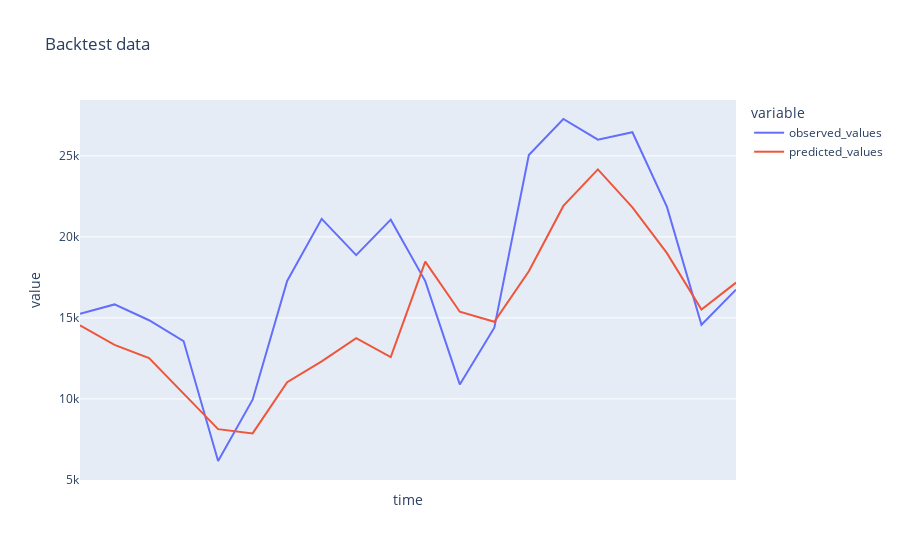

This figure's notebook cell:
### Markdown cell above
### Backtest data visualization

### Code cell
from datetime import datetime, timedelta
import numpy as np

backtest_dfs = []
for i in range(backtest_num):
    visualization = pipeline_details['visualization']['backtest']['iterations'][i]
    backtest_dates = visualization['time']
    backtest_predictions = visualization['predicted_values'][0]
    observed_values = visualization['observed_values'][0]
    backtest_dfs.append(pd.DataFrame({'time':backtest_dates, 'observed_values':observed_values, 'predicted_values': backtest_predictions}))
backtest_df = pd.concat(backtest_dfs)
fig = px.line(backtest_df, x="time", y=backtest_df.columns, hover_data={"time": "|%B %d, %Y"}, title='Backtest data')
fig.update_xaxes(dtick="M1", tickformat="%b\n%Y")
fig.show()

### Figure 1 — Plotly figure (JSON) as saved in the notebook; plotly's stock layout.template omitted (floating-point values rounded to 4 significant figures)
{"data": [{"hovertemplate": "variable=observed_values<br>time=%{x|%B %d, %Y}<br>value=%{y}<extra></extra>", "legendgroup": "observed_values", "line": {"color": "#636efa", "dash": "solid"}, "marker": {"symbol": "circle"}, "mode": "lines", "name": "observed_values", "orientation": "v", "showlegend": true, "type": "scatter", "x": ["2021-03-04", "2021-03-05", "2021-03-06", "2021-03-07", "2021-03-08", "2021-03-09", "2021-03-10", "2021-03-11", "2021-03-12", "2021-03-13", "2021-03-14", "2021-03-15", "2021-03-16", "2021-03-17", "2021-03-18", "2021-03-19", "2021-03-20", "2021-03-21", "2021-03-22", "2021-03-23"], "xaxis": "x", "y": [15253, 15831, 14855, 13569, 6169, 9953, 17277, 21111, 18873, 21063, 17272, 10895, 14394, 25053, 27274, 25996, 26456, 21850, 14579, 16740], "yaxis": "y"}, {"hovertemplate": "variable=predicted_values<br>time=%{x|%B %d, %Y}<br>value=%{y}<extra></extra>", "legendgroup": "predicted_values", "line": {"color": "#EF553B", "dash": "solid"}, "marker": {"symbol": "circle"}, "mode": "lines", "name": "predicted_values", "orientation": "v", "showlegend": true, "type": "scatter", "x": ["2021-03-04", "2021-03-05", "2021-03-06", "2021-03-07", "2021-03-08", "2021-03-09", "2021-03-10", "2021-03-11", "2021-03-12", "2021-03-13", "2021-03-14", "2021-03-15", "2021-03-16", "2021-03-17", "2021-03-18", "2021-03-19", "2021-03-20", "2021-03-21", "2021-03-22", "2021-03-23"], "xaxis": "x", "y": [14550.0, 13340.0, 12520.0, 10320.0, 8136.0, 7874.0, 11030.0, 12320.0, 13750.0, 12580.0, 18470.0, 15380.0, 14760.0, 17880.0, 21910.0, 24160.0, 21830.0, 18990.0, 15510.0, 17180.0], "yaxis": "y"}], "layout": {"legend": {"title": {"text": "variable"}, "tracegroupgap": 0}, "title": {"text": "Backtest data"}, "xaxis": {"anchor": "y", "domain": [0, 1], "dtick": "M1", "tickformat": "%b\n%Y", "title": {"text": "time"}}, "yaxis": {"anchor": "x", "domain": [0, 1], "title": {"text": "value"}}}}
